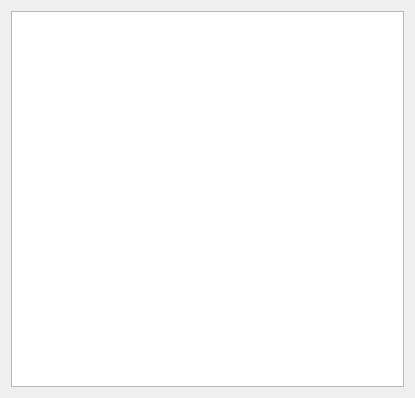
<?xml version="1.0" encoding="UTF-8"?>
<ui version="4.0">
 <class>Form</class>
 <widget class="QWidget" name="Form">
  <property name="geometry">
   <rect>
    <x>0</x>
    <y>0</y>
    <width>415</width>
    <height>398</height>
   </rect>
  </property>
  <property name="windowTitle">
   <string>Form</string>
  </property>
  <layout class="QHBoxLayout" name="horizontalLayout">
   <item>
    <widget class="QTableWidget" name="tableWidget"/>
   </item>
  </layout>
 </widget>
 <resources/>
 <connections/>
</ui>
